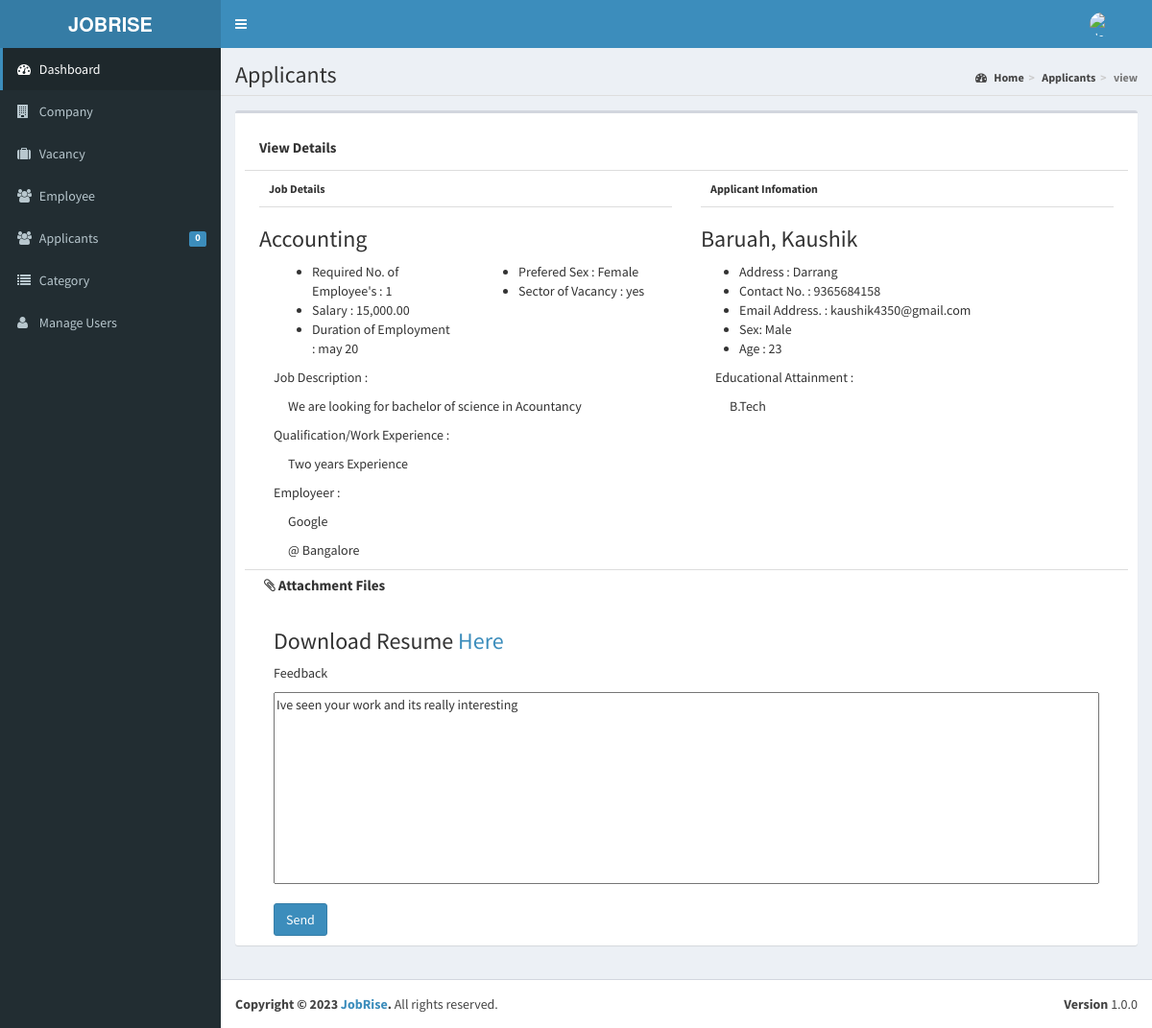
The app's page /admin/applicants/index.php?view=view&id=1 (signed in) with its own data.
### tables this page shows
CREATE TABLE `tbljob` (
  `JOBID` int(11) NOT NULL,
  `COMPANYID` int(11) NOT NULL,
  `CATEGORY` varchar(250) NOT NULL,
  `OCCUPATIONTITLE` varchar(90) NOT NULL,
  `REQ_NO_EMPLOYEES` int(11) NOT NULL,
  `SALARIES` double NOT NULL,
  `DURATION_EMPLOYEMENT` varchar(90) NOT NULL,
  `QUALIFICATION_WORKEXPERIENCE` text NOT NULL,
  `JOBDESCRIPTION` text NOT NULL,
  `PREFEREDSEX` varchar(30) NOT NULL,
  `SECTOR_VACANCY` text NOT NULL,
  `JOBSTATUS` varchar(90) NOT NULL,
  `DATEPOSTED` datetime NOT NULL
);

CREATE TABLE `tblcompany` (
  `COMPANYID` int(11) NOT NULL,
  `COMPANYNAME` varchar(90) NOT NULL,
  `COMPANYADDRESS` varchar(90) NOT NULL,
  `COMPANYCONTACTNO` varchar(30) NOT NULL,
  `COMPANYSTATUS` varchar(90) NOT NULL,
  `COMPANYMISSION` text NOT NULL
);

CREATE TABLE `tblapplicants` (
  `APPLICANTID` int(11) NOT NULL,
  `FNAME` varchar(90) NOT NULL,
  `LNAME` varchar(90) NOT NULL,
  `MNAME` varchar(90) NOT NULL,
  `ADDRESS` varchar(255) NOT NULL,
  `SEX` varchar(11) NOT NULL,
  `CIVILSTATUS` varchar(30) NOT NULL,
  `BIRTHDATE` date NOT NULL,
  `BIRTHPLACE` varchar(255) NOT NULL,
  `AGE` int(2) NOT NULL,
  `USERNAME` varchar(90) NOT NULL,
  `PASS` varchar(90) NOT NULL,
  `EMAILADDRESS` varchar(90) NOT NULL,
  `CONTACTNO` varchar(90) NOT NULL,
  `DEGREE` text NOT NULL,
  `APPLICANTPHOTO` varchar(255) NOT NULL,
  `NATIONALID` varchar(255) NOT NULL
);

CREATE TABLE `tbljobregistration` (
  `REGISTRATIONID` int(11) NOT NULL,
  `COMPANYID` int(11) NOT NULL,
  `JOBID` int(11) NOT NULL,
  `APPLICANTID` int(11) NOT NULL,
  `APPLICANT` varchar(90) NOT NULL,
  `REGISTRATIONDATE` date NOT NULL,
  `REMARKS` varchar(255) NOT NULL DEFAULT 'Pending',
  `FILEID` varchar(30) DEFAULT NULL,
  `PENDINGAPPLICATION` tinyint(1) NOT NULL DEFAULT 1,
  `HVIEW` tinyint(1) NOT NULL DEFAULT 1,
  `DATETIMEAPPROVED` datetime NOT NULL
);

### admin/applicants/index.php (called while the page is built, shortened)
<?php
require_once ("../theme/templates.php");
?>

### include/database.php (called while the page is built, shortened)
<?php
class Database {
	var $sql_string = '';
	private $conn;
	public function open_connection() {
		$this->conn = mysqli_connect(server,user,pass);
		if(!$this->conn){
			echo "Problem in database connection! Contact administrator!";
			exit();
		}else{
			$db_select = mysqli_select_db($this->conn,database_name);
		}
	}
	function setQuery($sql='') {
		$this->sql_string=$sql;
	}
	function executeQuery() {
		$result = mysqli_query($this->conn,$this->sql_string);
		return $result;
	}
	private function confirm_query($result) {
		return $result;
	}
	function loadSingleResult() {
		$cur = $this->executeQuery();
		while ($row = mysqli_fetch_object($cur)) {
		return $data = $row;
		}
	}
}
$mydb = new Database();
?>

### include/jobregistration.php (called while the page is built, shortened)
<?php
require_once(LIB_PATH.DS.'database.php');
class JobRegistration {
	protected static  $tblname = "tbljobregistration";
	function single_jobregistration($id=""){
			global $mydb;
			$mydb->setQuery("SELECT * FROM ".self::$tblname."
				Where REGISTRATIONID= '{$id}' LIMIT 1");
			$cur = $mydb->loadSingleResult();
			return $cur;
	}
}
?>

### include/job.php (called while the page is built, shortened)
<?php
require_once(LIB_PATH.DS.'database.php');
class Jobs {
	protected static  $tblname = "tbljob";
	function single_job($id=""){
			global $mydb;
			$mydb->setQuery("SELECT * FROM ".self::$tblname."
				Where JOBID= '{$id}' LIMIT 1");
			$cur = $mydb->loadSingleResult();
			return $cur;
	}
}
?>

### include/companies.php (called while the page is built, shortened)
<?php
require_once(LIB_PATH.DS.'database.php');
class Company {
	protected static  $tblname = "tblcompany";
	function single_company($id=""){
			global $mydb;
			$mydb->setQuery("SELECT * FROM ".self::$tblname."
				Where COMPANYID= '{$id}' LIMIT 1");
			$cur = $mydb->loadSingleResult();
			return $cur;
	}
}
?>

### include/applicant.php (called while the page is built, shortened)
<?php
require_once(LIB_PATH.DS.'database.php');
class Applicants {
	protected static  $tblname = "tblapplicants";
	function single_applicant($id=""){
			global $mydb;
			$mydb->setQuery("SELECT * FROM ".self::$tblname."
				Where APPLICANTID= '{$id}' LIMIT 1");
			$cur = $mydb->loadSingleResult();
			return $cur;
	}
}
?>

### admin/applicants/view.php (the view, shortened to what this page needs)
<?php
global $mydb;
	$red_id = isset($_GET['id']) ? $_GET['id'] : '';
	$jobregistration = New JobRegistration();
	$jobreg = $jobregistration->single_jobregistration($red_id);
	$applicant = new Applicants();
	$appl = $applicant->single_applicant($jobreg->APPLICANTID);
	$jobvacancy = New Jobs();
	$job = $jobvacancy->single_job($jobreg->JOBID);
	$company = new Company();
	$comp = $company->single_company($jobreg->COMPANYID);
	$sql = "SELECT * FROM `tblattachmentfile` WHERE `FILEID`=" .$jobreg->FILEID;
	$mydb->setQuery($sql);
	$attachmentfile = $mydb->loadSingleResult();
?>
<form action="controller.php?action=approve" method="POST">
<div class="col-sm-12 content-header" style="">View Details</div>
<div class="col-sm-6 content-body" >
	<p>Job Details</p>
	<h3><?php echo $job->OCCUPATIONTITLE; ?></h3>
	<div class="col-sm-6">
		<ul>
            <li><i class="fp-ht-bed"></i>Required No. of Employee's : <?php echo $job->REQ_NO_EMPLOYEES; ?></li>
            <li><i class="fp-ht-food"></i>Salary : <?php echo number_format($job->SALARIES,2);  ?></li>
            <li><i class="fa fa-sun-"></i>Duration of Employment : <?php echo $job->DURATION_EMPLOYEMENT; ?></li>
        </ul>
	</div>
	<div class="col-sm-6">
		<ul>
            <li><i class="fp-ht-tv"></i>Prefered Sex : <?php echo $job->PREFEREDSEX; ?></li>
            <li><i class="fp-ht-computer"></i>Sector of Vacancy : <?php echo $job->SECTOR_VACANCY; ?></li>
        </ul>
	</div>
	<div class="col-sm-12">
		<p>Job Description : </p>
		<p style="margin-left: 15px;"><?php echo $job->JOBDESCRIPTION;?></p>
	</div>
	<div class="col-sm-12">
		<p>Qualification/Work Experience : </p>
		<p style="margin-left: 15px;"><?php echo $job->QUALIFICATION_WORKEXPERIENCE; ?></p>
	</div>
	<div class="col-sm-12">
		<p>Employeer : </p>
		<p style="margin-left: 15px;"><?php echo $comp->COMPANYNAME ; ?></p>
		<p style="margin-left: 15px;">@ <?php echo $comp->COMPANYADDRESS ; ?></p>
	</div>
</div>
<div class="col-sm-6 content-body" >
	<p>Applicant Infomation</p>
	<h3> <?php echo $appl->LNAME. ', ' .$appl->FNAME . ' ' . $appl->MNAME;?></h3>
	<ul>
		<li>Address : <?php echo $appl->ADDRESS; ?></li>
		<li>Contact No. : <?php echo $appl->CONTACTNO;?></li>
		<li>Email Address. : <?php echo $appl->EMAILADDRESS;?></li>
		<li>Sex: <?php echo $appl->SEX;?></li>
		<li>Age : <?php echo $appl->AGE;?></li>
	</ul>
	<div class="col-sm-12">
		<p>Educational Attainment : </p>
		<p style="margin-left: 15px;"><?php echo $appl->DEGREE;?></p>
	</div>
</div>
<div class="col-sm-12 content-footer">
<p><i class="fa fa-paperclip"></i>  Attachment Files</p>
	<div class="col-sm-12 slider">
		 <h3>Download Resume <a href="<?php echo web_root.'applicant/'.$attachmentfile->FILE_LOCATION; ?>">Here</a></h3>
	</div>
	<div class="col-sm-12">
		<p>Feedback</p>
		<textarea class="input-group" name="REMARKS"><?php echo isset($jobreg->REMARKS) ? $jobreg->REMARKS : ""; ?></textarea>
	</div>
	<div class="col-sm-12  submitbutton ">
		<button type="submit" name="submit" class="btn btn-primary">Send</button>
	</div>
</div>
</form>

### admin/applicants/view.php (style rules this page uses)
.content-header { min-height: 50px; border-bottom: 1px solid #ddd; font-size: 15px; font-weight: bold; }
.content-body { min-height: 350px; }
.content-body >p { padding:10px; font-size: 12px; font-weight: bold; border-bottom: 1px solid #ddd; }
.content-footer { min-height: 100px; border-top: 1px solid #ddd; }
.content-footer > p { padding:5px; font-size: 15px; font-weight: bold; }
.content-footer textarea { width: 100%; height: 200px; }
.content-footer .submitbutton { margin-top: 20px; }

### records on screen
tbljob: OCCUPATIONTITLE "Accounting", REQ_NO_EMPLOYEES "1", SALARIES "15,000.00", DURATION_EMPLOYEMENT "may 20", PREFEREDSEX "Female", SECTOR_VACANCY "yes", JOBDESCRIPTION "We are looking for bachelor of science in Acountancy", QUALIFICATION_WORKEXPERIENCE "Two years Experience"
tblcompany: COMPANYNAME "Google", COMPANYADDRESS "Bangalore"
tblapplicants: LNAME "Baruah", FNAME "Kaushik", ADDRESS "Darrang", CONTACTNO "9365684158", EMAILADDRESS "kaushik4350@gmail.com", SEX "Male", AGE "23", DEGREE "B.Tech"
tbljobregistration: REMARKS "Ive seen your work and its really interesting"

### other values on screen
$pending->APPL "0"
$title "Applicants"
$_GET['view'] "view"
